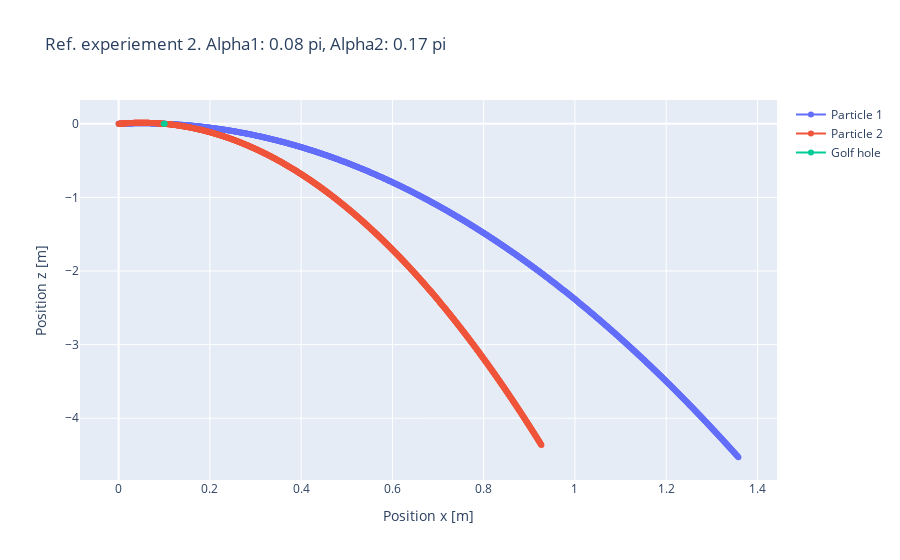

This figure's notebook cell:
### Code cell
i +=1
m0 = df_check.m0[i]
m1 = df_check.m1[i]
q0 = df_check.q0[i]
q1 = df_check.q1[i]
v_ref_m = df_check.v_ref_a[i]
alpha0 = df_check.alpha_star0[i]
alpha1 = df_check.alpha_star1[i]
rem = RefExperimentMass(m=[m0, m1], m_ref_m=2e-20, v_ref_m=v_ref_m, N=1000,
                 alpha=[alpha0, alpha1], dt=.001, gravity=True)
rem.angle = np.array([alpha0*np.pi, alpha1*np.pi])
rem.run()
rem.visualize(GOLF_HOLE_LOC_M, TOLERANCE)

### Figure 1 — Plotly figure (JSON) as saved in the notebook; plotly's stock layout.template omitted (floating-point values rounded to 4 significant figures; data arrays with more than 128 entries replaced by an {"elided": "..."} marker saying what was removed)
{"data": [{"mode": "lines+markers", "name": "Particle 1", "type": "scatter", "x": {"elided": "1000 float values"}, "xaxis": "x", "y": {"elided": "1000 float values"}, "yaxis": "y"}, {"mode": "lines+markers", "name": "Particle 2", "type": "scatter", "x": {"elided": "1000 float values"}, "xaxis": "x", "y": {"elided": "1000 float values"}, "yaxis": "y"}, {"name": "Golf hole", "type": "scatter", "x": [0.099, 0.101], "xaxis": "x", "y": [0, 0], "yaxis": "y"}], "layout": {"title": {"text": "Ref. experiement 2. Alpha1: 0.08 pi, Alpha2: 0.17 pi"}, "xaxis": {"anchor": "y", "domain": [0, 1], "title": {"text": "Position x [m]"}}, "yaxis": {"anchor": "x", "domain": [0, 1], "title": {"text": "Position z [m]"}}}}
